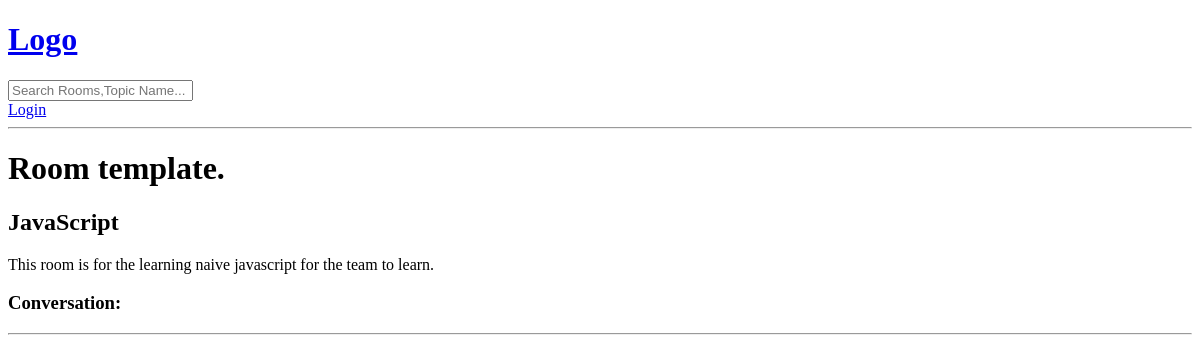
/base/room/8/, run on an earlier commit of the app's database.
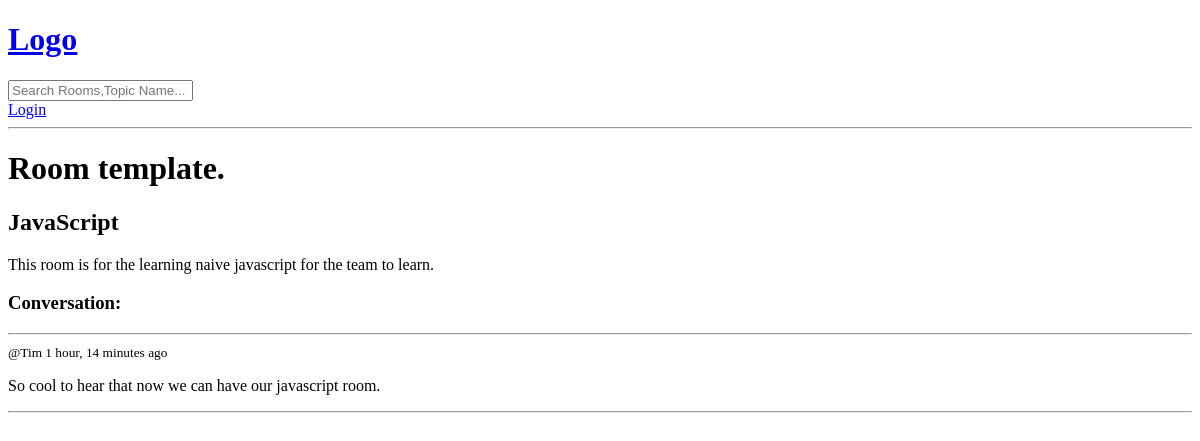
And on a later commit of the database.
### base/models.py (models this page shows, shortened)
class Message(models.Model):
    user = models.ForeignKey(User,on_delete=models.CASCADE)
    room = models.ForeignKey(Room,on_delete=models.CASCADE)
    body = models.TextField()
    created = models.DateTimeField(auto_now_add=True)
    updated = models.DateTimeField(auto_now=True)
    class Meta:
        ordering = ['-created','-updated']

### base/views.py (the view)
# urls.py: path('room/<str:pk>/',views.room,name='room'),
def room(request,pk):
    room = Room.objects.get(id=pk)
    message = room.message_set.all().order_by('-created')
    context = {'room':room,'message':message}
    return render(request,'base/room.html',context)

### base/templates/base/room.html
{% extends "main.html" %}
{% block content %}
 <h1>Room template.</h1>
 <h2>{{ room.name }}</h2>
 <p>{{room.desc}}</p>
<div class="comment-wrapper">
    <h3>Conversation:</h3>
    <hr>
    {% for rdata in message  %}
       <div>
          <small>@{{rdata.user}}     {{rdata.created| timesince}} ago</small>
          <p>{{rdata.body}}</p>
          <hr>
       </div>
    {% endfor %}
</div>
{% endblock content %}

What changed in the data, as far as the page shows it:
added Message: user "Tim", created "1 hour, 14 minutes", body "So cool to hear that now we can have our javascript room."
